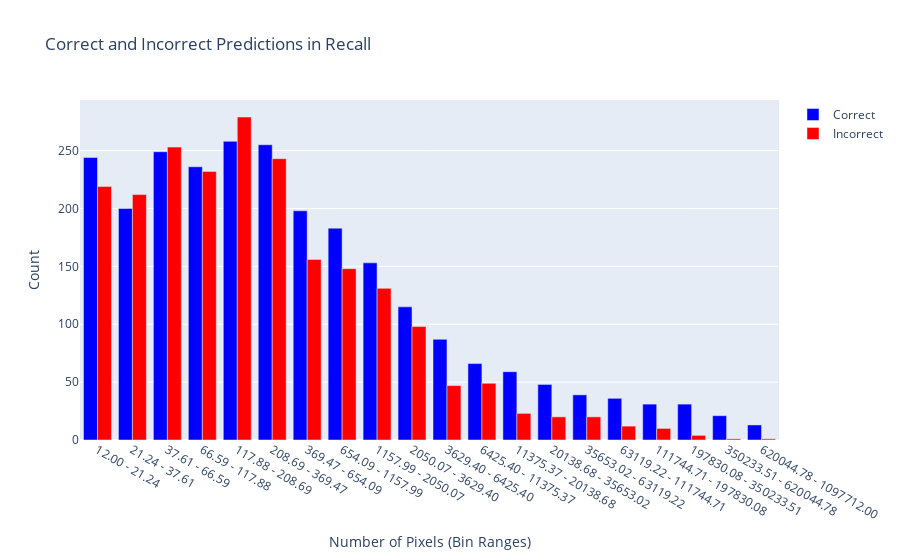

Notebook source saved alongside this figure:
### Code cell
log_bins = np.geomspace(min(pixel_counts_recalls), max(pixel_counts_recalls), num=21)

# Correct predictions
correct_pixel_counts = [count for count, recall in zip(pixel_counts_recalls, recalls) if recall]

# Incorrect predictions
incorrect_pixel_counts = [count for count, recall in zip(pixel_counts_recalls, recalls) if not recall]

# Digitize/bucket the pixel counts into these bins for correct and incorrect predictions
correct_binned = np.digitize(correct_pixel_counts, bins=log_bins)
incorrect_binned = np.digitize(incorrect_pixel_counts, bins=log_bins)

# Count occurrences in each bin
correct_counts = [list(correct_binned).count(i) for i in range(1, len(log_bins))]
incorrect_counts = [list(incorrect_binned).count(i) for i in range(1, len(log_bins))]

# Create the bar graph with uniform width bars in log space
fig = go.Figure()

# Helper function to convert bins to strings for better labeling
def format_bins(bins):
    labels = []
    for i in range(len(bins)-1):
        labels.append(f"{bins[i]:.2f} - {bins[i+1]:.2f}")
    return labels

bin_labels = format_bins(log_bins)

# Add correct predictions bars
fig.add_trace(go.Bar(
    x=bin_labels,
    y=correct_counts,
    name='Correct',
    marker_color='Blue'
))

# Add incorrect predictions bars
fig.add_trace(go.Bar(
    x=bin_labels,
    y=incorrect_counts,
    name='Incorrect',
    marker_color='Red'
))

# Update the layout to display the bin ranges correctly
fig.update_layout(
    title='Correct and Incorrect Predictions in Recall',
    xaxis_title='Number of Pixels (Bin Ranges)',
    xaxis={'type':'category'},
    yaxis_title='Count',
    barmode='group'
)

fig.show()

accuracy = sum(recalls) / len(recalls)

print(f'Accuracy: {accuracy:.2f}')

### Figure 1 — Plotly figure (JSON) as saved in the notebook; plotly's stock layout.template omitted (floating-point values rounded to 4 significant figures)
{"data": [{"marker": {"color": "Blue"}, "name": "Correct", "type": "bar", "x": ["12.00 - 21.24", "21.24 - 37.61", "37.61 - 66.59", "66.59 - 117.88", "117.88 - 208.69", "208.69 - 369.47", "369.47 - 654.09", "654.09 - 1157.99", "1157.99 - 2050.07", "2050.07 - 3629.40", "3629.40 - 6425.40", "6425.40 - 11375.37", "11375.37 - 20138.68", "20138.68 - 35653.02", "35653.02 - 63119.22", "63119.22 - 111744.71", "111744.71 - 197830.08", "197830.08 - 350233.51", "350233.51 - 620044.78", "620044.78 - 1097712.00"], "y": [244, 200, 249, 236, 258, 255, 198, 183, 153, 115, 87, 66, 59, 48, 39, 36, 31, 31, 21, 13]}, {"marker": {"color": "Red"}, "name": "Incorrect", "type": "bar", "x": ["12.00 - 21.24", "21.24 - 37.61", "37.61 - 66.59", "66.59 - 117.88", "117.88 - 208.69", "208.69 - 369.47", "369.47 - 654.09", "654.09 - 1157.99", "1157.99 - 2050.07", "2050.07 - 3629.40", "3629.40 - 6425.40", "6425.40 - 11375.37", "11375.37 - 20138.68", "20138.68 - 35653.02", "35653.02 - 63119.22", "63119.22 - 111744.71", "111744.71 - 197830.08", "197830.08 - 350233.51", "350233.51 - 620044.78", "620044.78 - 1097712.00"], "y": [219, 212, 253, 232, 279, 243, 156, 148, 131, 98, 47, 49, 23, 20, 20, 12, 10, 4, 1, 1]}], "layout": {"barmode": "group", "title": {"text": "Correct and Incorrect Predictions in Recall"}, "xaxis": {"title": {"text": "Number of Pixels (Bin Ranges)"}, "type": "category"}, "yaxis": {"title": {"text": "Count"}}}}
